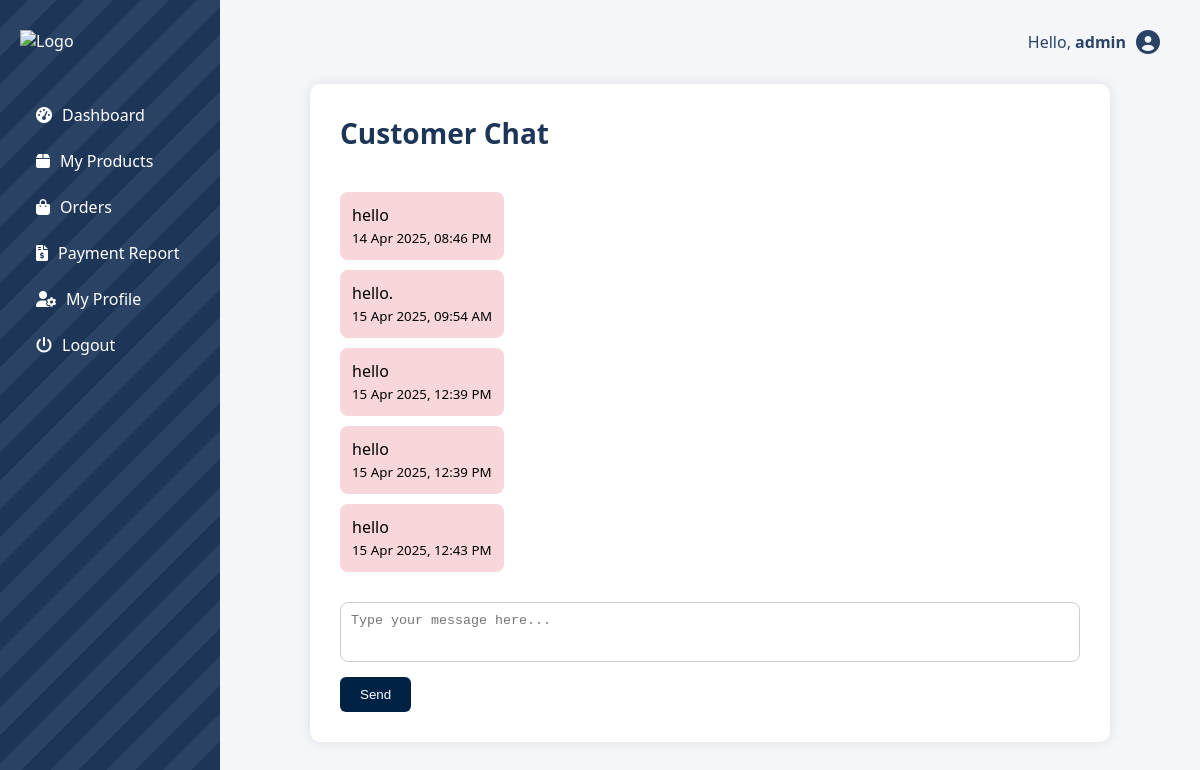
/vendor/messages/ (signed in), run on the app's committed database.
### MS/models.py (models this page shows, shortened)
class CustomUser(AbstractUser):
    ROLE_CHOICES = [
        ('customer', 'Customer'),
        ('admin', 'Admin'),
        ('vendor', 'Vendor'),
    ]
    SIZE_CHOICES = [
        ('XS', 'Extra Small'),
        ('S', 'Small'),
        ('M', 'Medium'),
        ('L', 'Large'),
        ('XL', 'Extra Large'),
        ('Free', 'Free Size'),
    ]
    role = models.CharField(max_length=10, choices=ROLE_CHOICES, default='customer')
    is_vendor = models.BooleanField(default=False)
    size = models.CharField(max_length=10, choices=SIZE_CHOICES, blank=True, null=True)
    store_name = models.CharField(max_length=255, blank=True, null=True)
    description = models.TextField(blank=True, null=True)
    logo = models.ImageField(upload_to='vendor_logos/', blank=True, null=True)
    groups = models.ManyToManyField(
        'auth.Group',
        related_name='customuser_set',
        blank=True
    )
    user_permissions = models.ManyToManyField(
        'auth.Permission',
        related_name='customuser_permissions',
        blank=True
    )

class Chat(models.Model):
    thrift = models.ForeignKey('ThriftProduct', on_delete=models.CASCADE, related_name='chats')
    sender = models.ForeignKey(settings.AUTH_USER_MODEL, on_delete=models.CASCADE,null=True)
    vendor = models.ForeignKey('MS.Vendor', on_delete=models.CASCADE, null=True)
    message = models.TextField()
    timestamp = models.DateTimeField(auto_now_add=True)
    recipient = models.ForeignKey(settings.AUTH_USER_MODEL, on_delete=models.CASCADE, related_name='received_messages',
                                  null=True)

### MS/views.py (the view)
# urls.py: path('vendor/messages/', views.vendor_chat_page, name='vendor_chat_page'),
@login_required(login_url='login')
def vendor_chat_page(request):
    if request.method == 'POST':
        message = request.POST.get('message')
        if message:
            Chat.objects.create(user=request.user.username, message=message, timestamp=timezone.now())
            return redirect('vendor_messages')
    chats = Chat.objects.all().order_by('timestamp')
    return render(request, 'mytemplates/vendor_chat.html', {'chats': chats})

### MS/context_processors.py (called while the page is built)
def notification_context(request):
    if not request.user.is_authenticated:
        return {}
    user = request.user
    alerts = Notification.objects.filter(user=user, is_read=False).order_by('-timestamp')
    unread_count = alerts.count()
    alerts = alerts[:10]  # slice after count
    chat_messages = Chat.objects.filter(
        Q(sender=user) | Q(thrift__user=user)
    ).order_by('-timestamp')[:10]
    return {
        'alerts': alerts,
        'unread_count': unread_count,
        'chat_messages': chat_messages,
    }

### MS/templates/mytemplates/vendor_chat.html (shortened to what this page needs)
{% extends 'mytemplates/vendor_dashboard.html' %}
{% load static %}
{% block content %}
<link rel="stylesheet" href="{% static 'css/vendor_chat.css' %}">
<div class="chat-container">
    <h2>Customer Chat</h2>
    <div class="chat-box" id="chat-box">
        {% for chat in chats %}
            <div class="chat-message {% if chat.user == request.user.username %}sent{% else %}received{% endif %}">
                <p>{{ chat.message }}</p>
                <small>{{ chat.timestamp|date:"d M Y, h:i A" }}</small>
            </div>
        {% empty %}
            <p class="no-messages">No messages yet.</p>
        {% endfor %}
    </div>
    <form method="POST" class="chat-form">
        <textarea name="message" placeholder="Type your message here..." required></textarea>
        <button type="submit">Send</button>
    </form>
</div>
{% endblock %}

### MS/templates/mytemplates/vendor_dashboard.html (shortened to what this page needs)
{% load static %}
<!DOCTYPE html>
<html lang="en">
<head>
  <link rel="stylesheet" href="{% static 'css/admin_dashboard.css' %}">
  <link rel="stylesheet" href="https://cdnjs.cloudflare.com/ajax/libs/font-awesome/6.0.0/css/all.min.css">
</head>
<body>
<div class="admin-container">
  <div class="sidebar">
    <div class="logo">
      <img src="{% static 'images/finallogo.png' %}" alt="Logo">
    </div>
    <ul class="nav">
        <li><a href="{% url 'vendor_dashboard' %}"><i class="fas fa-tachometer-alt"></i> Dashboard</a></li>
        <li><a href="{% url 'vendor_products' %}"><i class="fas fa-box"></i> My Products</a></li>
        <li><a href="{% url 'vendor_orders' %}"><i class="fas fa-shopping-bag"></i> Orders</a></li>
        <li><a href="{% url 'vendor_payment_report' %}"><i class="fas fa-file-invoice-dollar"></i> Payment Report</a></li>
        <li><a href="{% url 'vendor_profile' %}"><i class="fas fa-user-cog"></i> My Profile</a></li>
        <li><a href="{% url 'logout' %}"><i class="fas fa-power-off"></i> Logout</a></li>
    </ul>
  </div>
  <div class="main">
    <div class="topbar">
      <p>Hello, <strong>{{ request.user.username }}</strong></p>
      <i class="fas fa-user-circle"></i>
    </div>
    {% block content %}{% endblock %}
  </div>
</div>
</body>
</html>

### static/css/admin_dashboard.css (style rules this page uses)
* { margin: 0; padding: 0; box-sizing: border-box; }
html, body { height: 100%; }
body { font-family: 'Segoe UI', sans-serif; background-color: #f4f6f9; }
.admin-container { display: flex; min-height: 100vh; }
.sidebar { width: 220px; background: repeating-linear-gradient( 135deg, #1d3557, #1d3557 20px, #2a4365 20px, #2a4365 40px ); color: white; padding: 30px 20px; min-height: 100vh; position: sticky; top: 0; align-self: flex-start; }
.sidebar .logo img { width: 120px; margin-bottom: 40px; }
.sidebar .nav { list-style: none; padding-left: 0; }
.sidebar .nav li { padding: 12px 16px; display: flex; align-items: center; gap: 12px; cursor: pointer; border-radius: 6px; transition: background-color 0.2s ease; }
.sidebar .nav li a { color: white; text-decoration: none; display: flex; align-items: center; gap: 10px; }
.main { flex: 1; padding: 30px 40px; }
.topbar { display: flex; justify-content: flex-end; align-items: center; gap: 10px; margin-bottom: 30px; }
.topbar p { font-size: 16px; color: #2a4365; }
.topbar i { font-size: 24px; color: #2a4365; }
h1, h2 { font-size: 28px; margin-bottom: 30px; color: #1d3557; }

### data on the page
CustomUser: user.username "admin"
Chat: message "hello", timestamp "14 Apr 2025, 08:46 PM"
Chat: message "hello.", timestamp "15 Apr 2025, 09:54 AM"
Chat: message "hello", timestamp "15 Apr 2025, 12:39 PM"
Chat: message "hello", timestamp "15 Apr 2025, 12:39 PM"
Chat: message "hello", timestamp "15 Apr 2025, 12:43 PM"
